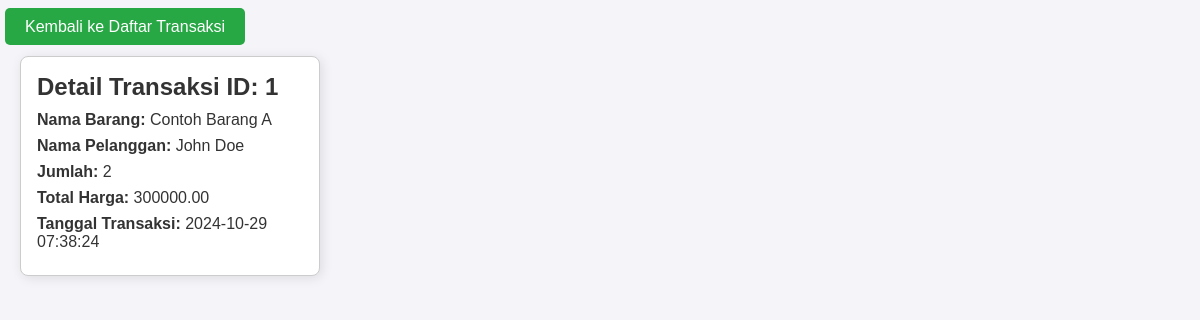
/index.php?controller=transaksi&action=detail&id=1, run on the app's committed database.
### tables this page shows
CREATE TABLE `transaksi` (
  `id_transaksi` int(11) NOT NULL,
  `kode_barang` varchar(50) NOT NULL,
  `id_pelanggan` varchar(50) NOT NULL,
  `jumlah` int(11) NOT NULL,
  `total_harga` decimal(10,2) NOT NULL,
  `tanggal_transaksi` timestamp NOT NULL DEFAULT current_timestamp() ON UPDATE current_timestamp()
);

CREATE TABLE `produk` (
  `kode_barang` varchar(50) NOT NULL,
  `nama_barang` varchar(100) NOT NULL,
  `harga` decimal(10,2) NOT NULL,
  `stok` int(11) NOT NULL
);

CREATE TABLE `pelanggan` (
  `id_pelanggan` varchar(50) NOT NULL,
  `nama_pelanggan` varchar(100) NOT NULL,
  `alamat` text DEFAULT NULL
);

### App/controllers/TransaksiController.php (called while the page is built, shortened)
<?php
require_once __DIR__ . '/../models/Transaksi.php';
class TransaksiController
{
    private $transaksiModel;
    public function __construct($db)
    {
        $this->transaksiModel = new Transaksi($db);
    }
    public function detail($id)
    {
        $transaksiDetail = $this->transaksiModel->getDetailTransaksi($id);
        require_once __DIR__ . '/../views/transaksi/detail.php';
    }
}

### App/models/transaksi.php (called while the page is built, shortened)
<?php
class Transaksi
{
    private $db;
    public function __construct($database)
    {
        $this->db = $database;
    }
    public function getDetailTransaksi($id)
    {
        $query = "SELECT t.id_transaksi, p.nama_barang, pel.nama_pelanggan, t.jumlah, t.total_harga, t.tanggal_transaksi
              FROM transaksi t
              JOIN produk p ON t.kode_barang = p.kode_barang
              JOIN pelanggan pel ON t.id_pelanggan = pel.id_pelanggan
              WHERE t.id_transaksi = :id";
        $stmt = $this->db->prepare($query);
        $stmt->bindParam(':id', $id);
        $stmt->execute();
        return $stmt->fetch(PDO::FETCH_ASSOC);
    }
}

### App/Views/Transaksi/detail.php (the view, shortened to what this page needs)
<!DOCTYPE html>
<html lang="id">
<head>
    <link rel="stylesheet" type="text/css" href="App/Views/Barang/style.css">
</head>
<body>
    <br>
    <nav>
        <a href="index.php?controller=transaksi&action=index" class="btn btn-add">Kembali ke Daftar Transaksi</a>
    </nav>
    <div class="card">
        <h2>Detail Transaksi ID: <?= htmlspecialchars($transaksiDetail['id_transaksi']) ?></h2>
        <p><strong>Nama Barang:</strong> <?= htmlspecialchars($transaksiDetail['nama_barang']) ?></p>
        <p><strong>Nama Pelanggan:</strong> <?= htmlspecialchars($transaksiDetail['nama_pelanggan']) ?></p>
        <p><strong>Jumlah:</strong> <?= htmlspecialchars($transaksiDetail['jumlah']) ?></p>
        <p><strong>Total Harga:</strong> <?= htmlspecialchars($transaksiDetail['total_harga']) ?></p>
        <p><strong>Tanggal Transaksi:</strong> <?= htmlspecialchars($transaksiDetail['tanggal_transaksi']) ?></p>
    </div>
</body>
</html>

### App/Views/Barang/style.css (style rules this page uses)
* { margin: 0; padding: 0; box-sizing: border-box; }
body { font-family: Arial, sans-serif; background-color: #f4f4f9; color: #333; }
button, .btn, .btn-action { background-color: #007bff; color: #fff; border: none; padding: 10px 20px; margin: 5px; cursor: pointer; border-radius: 5px; text-decoration: none; font-size: 1em; transition: background-color 0.3s; }
.btn-add { background-color: #28a745; }
.card { border: 1px solid #ddd; border-radius: 5px; padding: 20px; margin: 10px 0; background-color: #fff; box-shadow: 0 0 10px rgba(0, 0, 0, 0.1); }
.card p { margin: 5px 0; }

### App/Views/Transaksi/detail.php (style rules this page uses)
.card { border: 1px solid #ccc; border-radius: 8px; padding: 16px; margin: 20px; width: 300px; box-shadow: 2px 2px 12px rgba(0, 0, 0, 0.1); }
.card h2 { font-size: 1.5em; margin-bottom: 10px; }
.card p { margin: 8px 0; }

### data on the page
transaksi: id_transaksi "1", kode_barang.nama_barang "Contoh Barang A", id_pelanggan.nama_pelanggan "John Doe", jumlah "2", total_harga "300000.00", tanggal_transaksi "2024-10-29 07:38:24"
